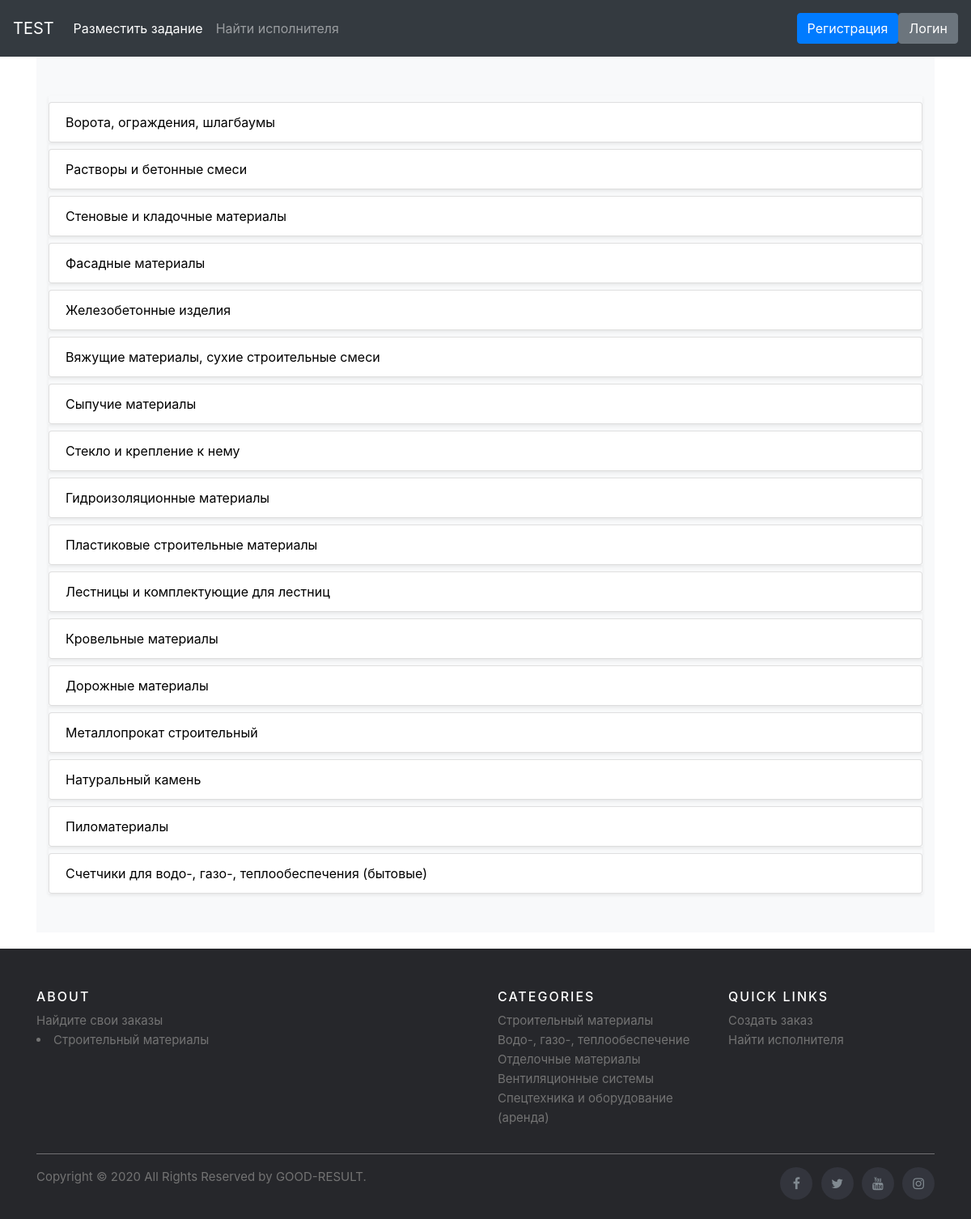
The app's page /category1/3 with its own data.
### adverts/models.py (models this page shows, shortened)
class Category2(models.Model):
    parent_category = models.ForeignKey(Category1, on_delete=models.CASCADE, related_name='category2')
    name = models.CharField("Категория 2", max_length=150)
    description = models.TextField("Описание")
    members = models.ManyToManyField(User, related_name='members2', blank=True)
    url = models.SlugField(max_length=160, unique=True)
    class Meta:
        verbose_name = "Категория 2"
        verbose_name_plural = "Категории 2"

### adverts/views.py (the view)
# urls.py: path('category1/<int:pk>', views.Category1DetailView.as_view(), name='detail'),
class Category1DetailView(generic.DetailView):
    model = Category1
    template_name = 'adverts/detail.html'

### templates/adverts/detail.html (shortened to what this page needs)
{% extends "base.html" %}
{% load static %}
{% block content %}
 <div class="album py-5 bg-light">
      <div class="container">
        <div class="row">
        {% for category2 in category1.category2.all %}
          <div class="col-md-12">
            <div class="list-group mb-12 shadow-sm">
                <div class="d-flex justify-content-between align-items-center">
                  <a class="list-group-item list-group-item-action" href="{% url 'adverts:detail2' category1.id category2.id %}" style="text-decoration:none; color: #000000;">{{ category2.name }}</a>
                </div>
              </div>
            </div>
        {% endfor %}
        </div>
      </div>
    </div>
{% endblock %}

### static/css/album.css (style rules this page uses)
:root { --jumbotron-padding-y: 3rem; }

### records on screen
Category2: name "Ворота, ограждения, шлагбаумы"
Category2: name "Растворы и бетонные смеси"
Category2: name "Стеновые и кладочные материалы"
Category2: name "Фасадные материалы"
Category2: name "Железобетонные изделия"
Category2: name "Вяжущие материалы, сухие строительные смеси"
Category2: name "Сыпучие материалы"
Category2: name "Стекло и крепление к нему"
Category2: name "Гидроизоляционные материалы"
Category2: name "Пластиковые строительные материалы"
Category2: name "Лестницы и комплектующие для лестниц"
Category2: name "Кровельные материалы"
Category2: name "Дорожные материалы"
Category2: name "Металлопрокат строительный"
Category2: name "Натуральный камень"
Category2: name "Пиломатериалы"
Category2: name "Счетчики для водо-, газо-, теплообеспечения (бытовые)"
